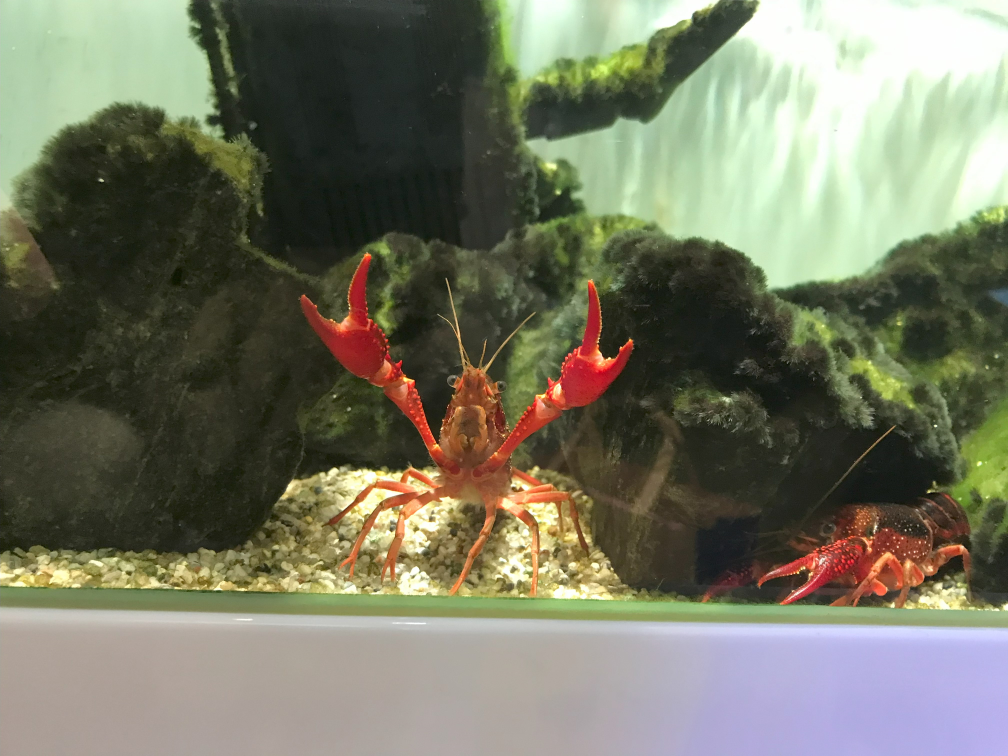
#> input picture E-Learning (Python)/opencv/image/iOS_Photo_01.png, 1008 x 756 px
$ python opencv_3.py   (older library calls are emulated)
#> lines starting #> are read from the running program, lines starting #| are printed output that depends on the picture; after the words box and inside, x2 and y2 are one past the last pixel; in counts of white or black regions, pixels touching at a corner belong together
#> further down, img_src is the input picture: shape (756, 1008, 3); mean B, G, R 98.7, 118.3, 117.3
import cv2
import math
import numpy as np

# ヒストグラム描画
def histogram(img_src):
  img_hst = np.zeros([100, 256]).astype('uint8')
  rows, cols = img_hst.shape[:2]

  # 度数分布
  hdism = [256]
  hranges = [0, 256]
  hist = cv2.calcHist([img_src], [0], None, hdism, hranges)
#> hist = 256 values, max 12609 at index 32, min 8 at index 0, mean 2976.8

  # 度数の最大値
  min_val, max_val, min_loc, max_loc = cv2.minMaxLoc(hist)
#> min_val = 8; max_val = 12609; min_loc = (0, 0); max_loc = (0, 32)
  for i in range(0, 255):
    v = hist[i]
    pt1 = (i, int(rows))
    pt2 = (i, int(rows - (rows * (v / max_val))[0]))

    cv2.line(img_hst, pt1, pt2, (255, 255, 255))
#> this loop made 255 passes
#> (v, pt2) on passes 1 to 3: ([8], (0, 99)), ([50], (1, 99)), ([45], (2, 99))
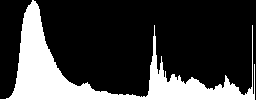
#> img_hst: shape (100, 256); 24.1% white; 1 white region, box (x1, y1, x2, y2) and area: (0, 0, 255, 100) 6165

# 垂直反転
def vertical_flip(img_src):
  return cv2.flip(img_src, flipCode = 0)

# ガンマ補正
# [5 lines left out: function gamma_correction, not called in this run]

# ネガポジ変換
def Nega_posi_conversion(img_src):
  return 255 - img_src

# 明度調整
# [19 lines left out: functions brightness_adjustment, contrast, not called in this run]

# コントラスト低減
def c_reduce(min, max, table):
  for i in range(0, 255):
    table[i] = min + i * (max - min) / 255

# コントラスト強調
# [7 lines left out: function c_strengthen, not called in this run]

# 平均化オペレータ
def ave_operater(img_src, x, y):
  return cv2.blur(img_src, (x, y))

# Gaussianオペレータ
def gaussian_operater(img_src, x, y, sigma):
  return cv2.GaussianBlur(img_src, (x, y), sigma)

# バイラテラルオペレータ
def bilateral_operater(img_src, x, sigma1, sigma2):
  return cv2.bilateralFilter(img_src, x, sigma1, sigma2)

# 中央値フィルタ処理
def median_filtering(img_src, size):
  return cv2.medianBlur(img_src, size)

# Sobelオペレータ
def sobel_operater(img_src):
  img_tmp = cv2.Sobel(img_src, cv2.CV_32F, 2, 0)
  return cv2.convertScaleAbs(img_tmp)

# Laplacianオペレータ
def laplacian_operator(img_src, size):
  img_tmp = cv2.Laplacian(img_src, cv2.CV_32F, size)
  return cv2.convertScaleAbs(img_tmp)

# 鮮鋭化フィルタ
def sharpening_filtering(img_src ,k):
#> called with k = 10
  op = np.array([[-k, -k, -k],
                 [-k, 1 + 8 * k, -k],
                 [-k, -k, -k]])
  img_tmp =cv2.filter2D(img_src, -1, op)
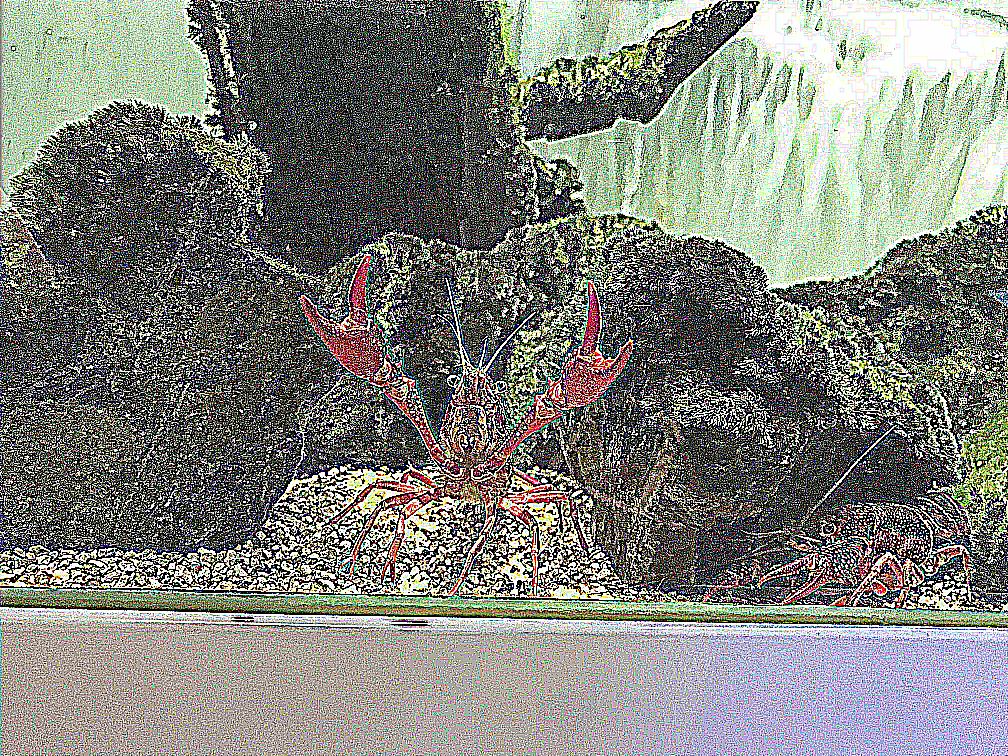
#> img_tmp: shape (756, 1008, 3); mean B, G, R 121.8, 129.1, 127.5
  return cv2.convertScaleAbs(img_src)

img_type = '.png'
file_src = 'image/iOS_Photo_01.png'
file_dst = 'image/dst' + img_type

img_src = cv2.imread(file_src, 1)  # 入力画像(カラー)読み込み
# img_src = cv2.imread(file_src, 0)  # 入力画像(グレースケール)読み込み

cv2.namedWindow('src')
cv2.namedWindow('dst')
histogram(img_src)

img_dst = sharpening_filtering(img_src, 10.0)

cv2.imshow('src', img_src)  # 入力画像表示
cv2.imshow('dst', img_dst)  # 出力画像表示
cv2.imwrite(file_dst, img_dst)  # 処理結果の保存

cv2.waitKey(0)
cv2.destroyAllWindows()
